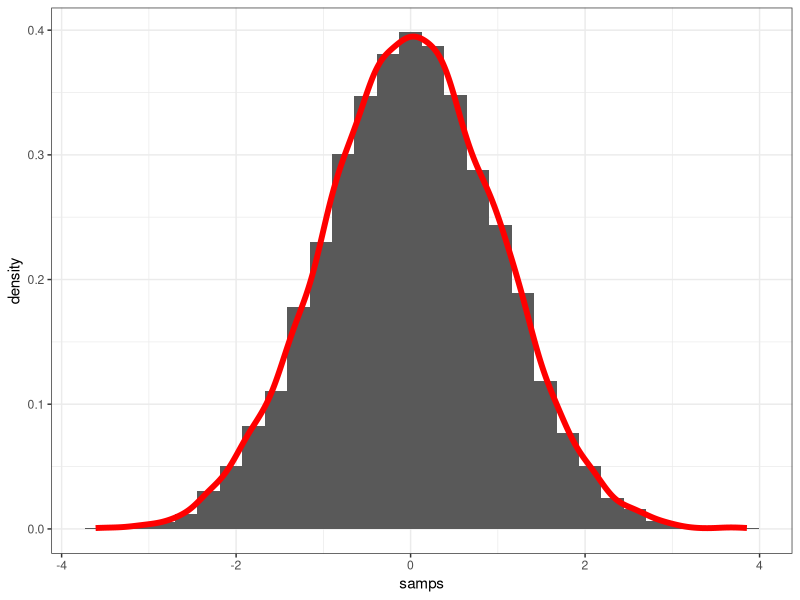
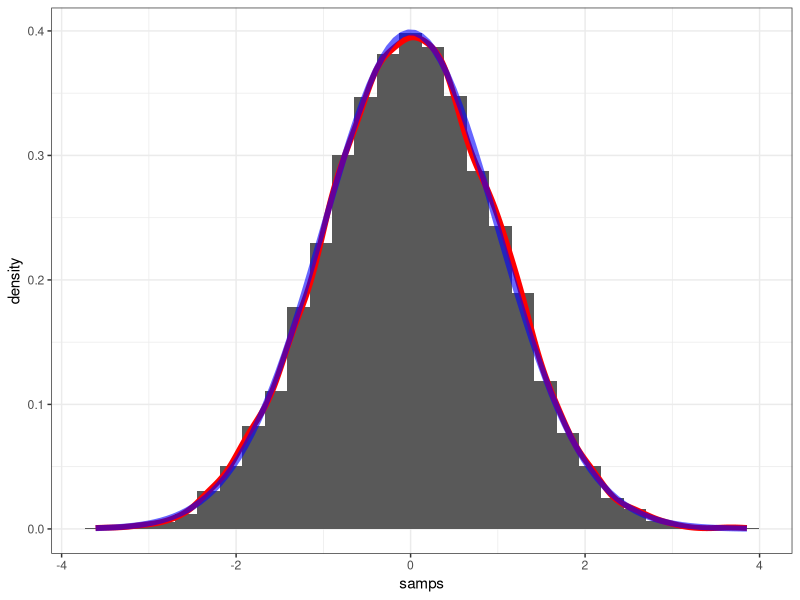
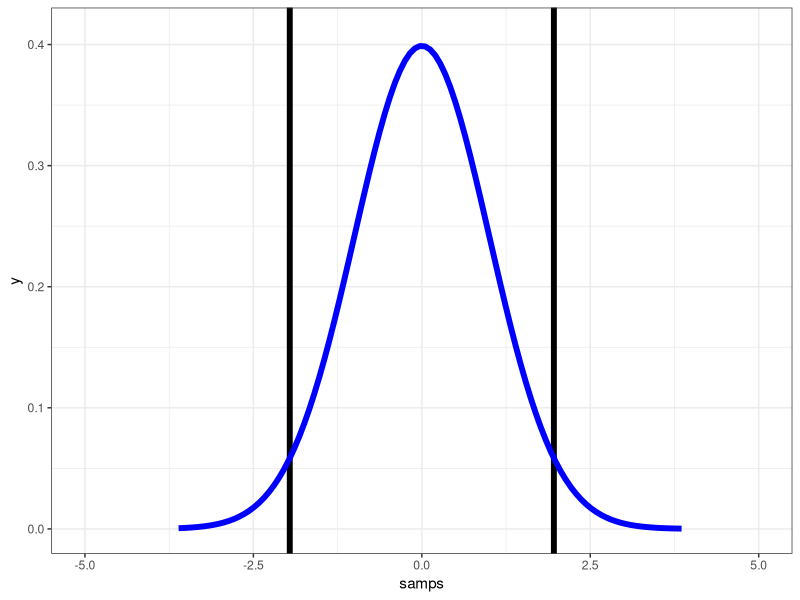
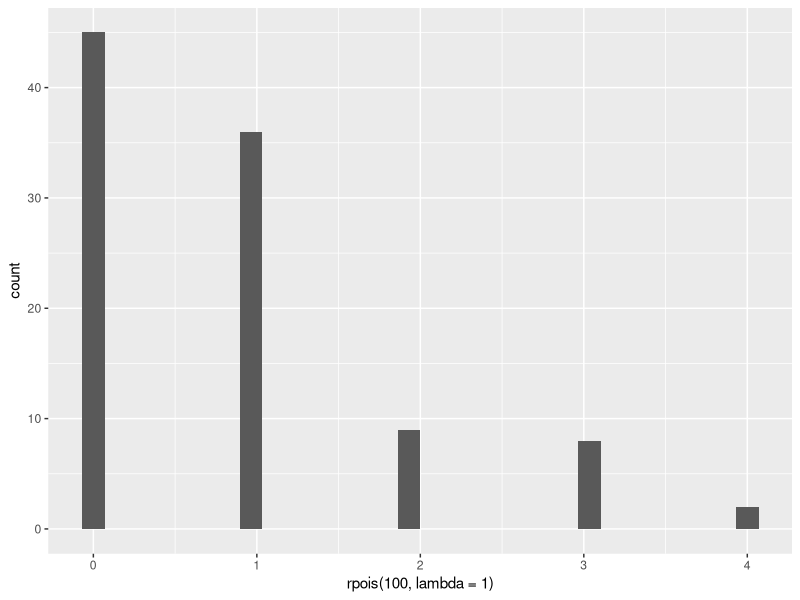
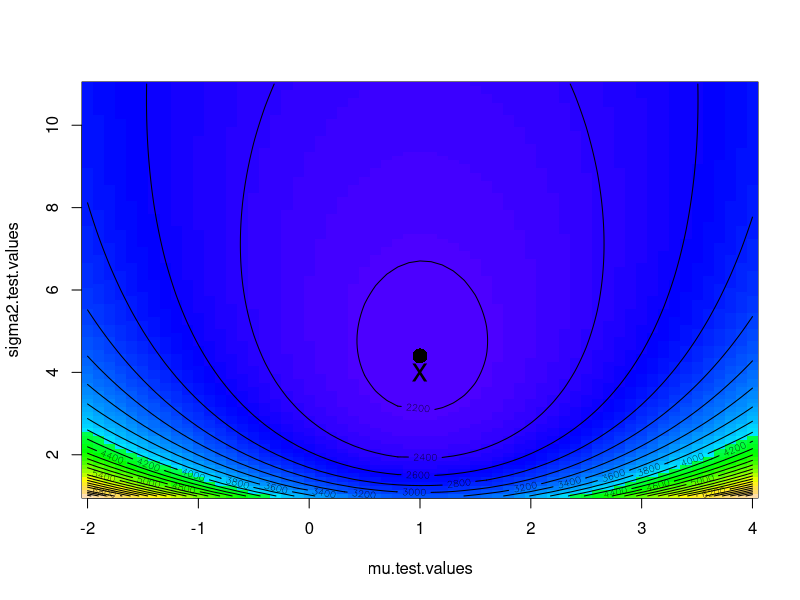
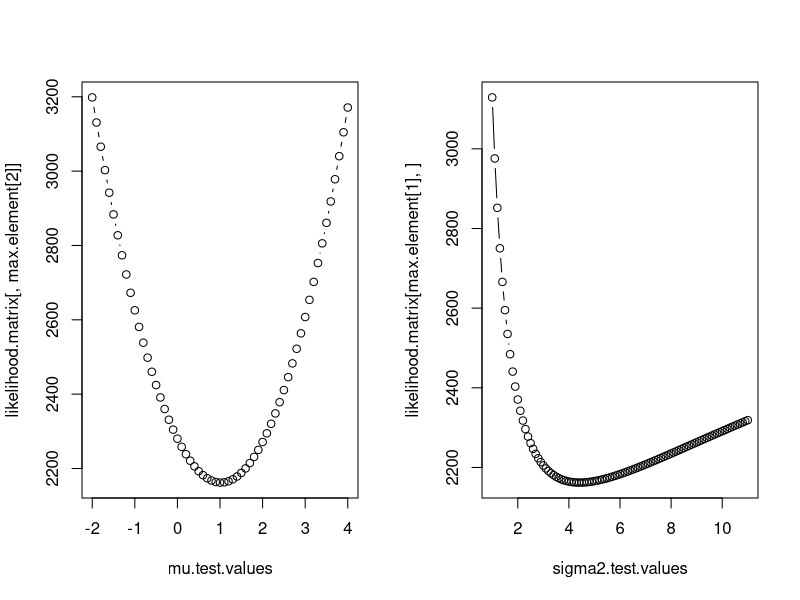

Write R code to recreate these figures, in order.
## ---- chunk 1
stdnorm_samps <- data.frame( samps = rnorm(n = 10000, mean = 0, sd = 1) )

library(ggplot2)

ggplot(data = stdnorm_samps, aes(x = samps)) +
  geom_histogram( aes( y = ..density.. ) ) +
  geom_density(colour = "red", size = 2) + 
  theme_bw()
## ---- chunk 2
ggplot(data = stdnorm_samps, aes(x = samps)) +
  geom_histogram( aes( y = ..density.. ) ) +
  geom_density(colour = "red", size = 2) + 
  stat_function( fun = dnorm, colour = "blue", alpha = 0.6, size = 2) +
  theme_bw()
## ---- chunk 3
qnorm(.025)
qnorm(.975)
## ---- chunk 4
ggplot(data = stdnorm_samps, aes(x = samps)) +
  coord_cartesian(xlim = c(-5, 5), ylim = c(0, 0.41)) +
  geom_vline(xintercept = c(-1.96, 1.96), size = 2 ) +
  stat_function( fun = dnorm, colour = "blue", size = 2) +
  theme_bw()
## ---- chunk 5


## ---- chunk 6
ggplot(data = NULL) +
  geom_histogram(aes(x = rpois(100, lambda = 1)))
## ---- chunk 7

## ---- chunk 8

## ---- chunk 9
neg.ll <- function(x, mu, sigma2) {
    sum(0.5 * log(2 * pi * sigma2) + 0.5 * ((x - mu)^2)/sigma2)
}
## ---- chunk 10
x <- rnorm(1000, mean = 1, sd = 2)
mu.test.values <- seq(-2, 4, 0.1)
sigma2.test.values <- seq(1, 11, 0.1)
## ---- chunk 11
likelihood.matrix <- matrix(nrow = length(mu.test.values), ncol = length(sigma2.test.values))
## ---- chunk 12
for (i in 1:length(mu.test.values)) {
    for (j in 1:length(sigma2.test.values)) {
        likelihood.matrix[i, j] <- neg.ll(x, mu.test.values[i], sigma2.test.values[j])
    }
}
## ---- chunk 13
image(mu.test.values, sigma2.test.values, likelihood.matrix, col = topo.colors(100))
contour(mu.test.values, sigma2.test.values, likelihood.matrix, nlevels = 30, 
    add = T)

max.element <- which(likelihood.matrix == min(likelihood.matrix), arr.ind = T)
points(mu.test.values[max.element[1]], sigma2.test.values[max.element[2]], pch = 16, 
    cex = 2)
points(1, 4, pch = "x", cex = 2)
## ---- chunk 14
par(mfrow = c(1, 2))
plot(mu.test.values, likelihood.matrix[, max.element[2]], typ = "b")
plot(sigma2.test.values, likelihood.matrix[max.element[1], ], typ = "b")
## ---- chunk 15
neg.ll.v2 <- function(x, params) {
    mu = params[1]
    sigma = params[2]
    -sum(dnorm(x, mean = mu, sd = sigma, log = TRUE))
}
## ---- chunk 16
opt1 <- optim(par = c(1, 1), fn = neg.ll.v2, x = x)
opt1
## ---- chunk 17
library(MASS)
fitdistr(x, "normal")
